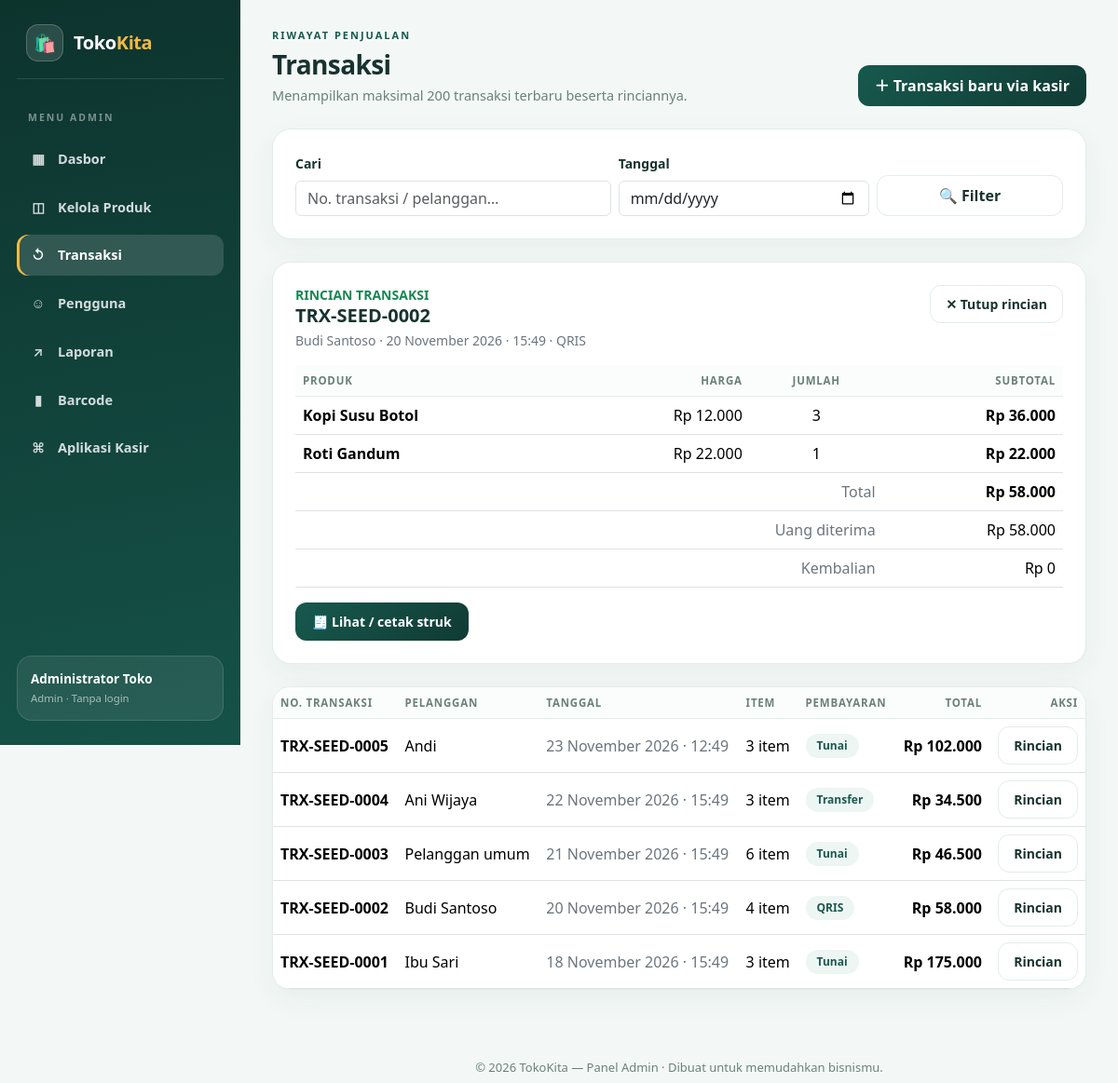
Screenshot of /admin/transaksi.php?detail=2 with the database file from the repository.
### tables this page shows
CREATE TABLE sales (
    id INT UNSIGNED AUTO_INCREMENT PRIMARY KEY,
    invoice VARCHAR(40) NOT NULL UNIQUE,
    customer VARCHAR(120) NOT NULL DEFAULT 'Pelanggan umum',
    payment_method VARCHAR(30) NOT NULL,
    total DECIMAL(12,2) NOT NULL,
    paid DECIMAL(12,2) NOT NULL,
    change_amount DECIMAL(12,2) NOT NULL DEFAULT 0,
    created_at TIMESTAMP NOT NULL DEFAULT CURRENT_TIMESTAMP,
    INDEX idx_sales_created (created_at)
);

CREATE TABLE sale_items (
    id INT UNSIGNED AUTO_INCREMENT PRIMARY KEY,
    sale_id INT UNSIGNED NOT NULL,
    product_id INT UNSIGNED NULL,
    product_name VARCHAR(160) NOT NULL,
    price DECIMAL(12,2) NOT NULL,
    cost DECIMAL(12,2) NOT NULL,
    quantity INT UNSIGNED NOT NULL,
    subtotal DECIMAL(12,2) NOT NULL,
    CONSTRAINT fk_sale_items_sale FOREIGN KEY (sale_id) REFERENCES sales(id) ON DELETE CASCADE,
    CONSTRAINT fk_sale_items_product FOREIGN KEY (product_id) REFERENCES products(id) ON DELETE SET NULL,
    INDEX idx_items_product (product_id)
);

### template/auth.php (called while the page is built, shortened)
<?php
if (!function_exists('h')) {
    function h($value): string
    {
        return htmlspecialchars((string) $value, ENT_QUOTES | ENT_SUBSTITUTE, 'UTF-8');
    }
}
if (!function_exists('money')) {
    function money($value): string
    {
        return 'Rp ' . number_format((float) $value, 0, ',', '.');
    }
}
if (!function_exists('indoDate')) {
    function indoDate(string $date, bool $time = false): string
    {
        $months = [1 => 'Januari', 'Februari', 'Maret', 'April', 'Mei', 'Juni', 'Juli', 'Agustus', 'September', 'Oktober', 'November', 'Desember'];
        $t = strtotime($date);
        return date('j', $t) . ' ' . $months[(int) date('n', $t)] . ' ' . date('Y', $t) . ($time ? ' · ' . date('H:i', $t) : '');
    }
}
if (!function_exists('isValidDate')) {
    function isValidDate(string $date): bool
    {
        $d = DateTime::createFromFormat('!Y-m-d', $date);
        return $d !== false && $d->format('Y-m-d') === $date;
    }
}

### admin/transaksi.php (the view, shortened to what this page needs)
<?php
require __DIR__ . '/../template/config.php';
require __DIR__ . '/../template/auth.php';
$q = trim((string) ($_GET['q'] ?? ''));
$filterDate = (string) ($_GET['date'] ?? '');
if (!isValidDate($filterDate)) {
    $filterDate = '';
}
$where = [];
$params = [];
$sql = 'SELECT s.*, (SELECT SUM(quantity) FROM sale_items WHERE sale_id = s.id) AS item_count FROM sales s'
    . ($where ? ' WHERE ' . implode(' AND ', $where) : '')
    . ' ORDER BY s.id DESC LIMIT 200';
$stmt = $koneksi->prepare($sql);
$stmt->execute($params);
$sales = $stmt->fetchAll();
$detailId = filter_var($_GET['detail'] ?? '', FILTER_VALIDATE_INT, ['options' => ['min_range' => 1]]);
$detailSale = null;
$detailItems = [];
if ($detailId) {
    $stmt = $koneksi->prepare('SELECT * FROM sales WHERE id = ?');
    $stmt->execute([$detailId]);
    $detailSale = $stmt->fetch();
    if ($detailSale) {
        $stmt = $koneksi->prepare('SELECT * FROM sale_items WHERE sale_id = ? ORDER BY id');
        $stmt->execute([$detailId]);
        $detailItems = $stmt->fetchAll();
    }
}
require __DIR__ . '/_layout_top.php';
?>
    <div class="page-head">
        <div>
            <div class="eyebrow">RIWAYAT PENJUALAN</div>
            <h1>Transaksi</h1>
            <p>Menampilkan maksimal 200 transaksi terbaru beserta rinciannya.</p>
        </div>
        <a class="btn btn-brand" href="../index.php?page=pos">＋ Transaksi baru via kasir</a>
    </div>
    <div class="card-soft p-4 mb-4">
        <form method="get" class="row g-2 align-items-end">
            <div class="col-md-5">
                <label class="form-label small fw-bold">Cari</label>
                <input class="form-control" type="search" name="q" value="<?= h($q) ?>" placeholder="No. transaksi / pelanggan…">
            </div>
            <div class="col-md-4">
                <label class="form-label small fw-bold">Tanggal</label>
                <input class="form-control" type="date" name="date" value="<?= h($filterDate) ?>">
            </div>
            <div class="col-md-3 d-grid">
                <button class="btn btn-ghost-soft" type="submit">🔍 Filter</button>
            </div>
        </form>
    </div>
    <?php if ($detailSale): ?>
        <div class="card-soft p-4 mb-4">
            <div class="d-flex justify-content-between align-items-start flex-wrap gap-2">
                <div>
                    <div class="eyebrow small fw-bold text-success">RINCIAN TRANSAKSI</div>
                    <h5 class="fw-bold mb-1"><?= h($detailSale['invoice']) ?></h5>
                    <div class="text-secondary small"><?= h($detailSale['customer']) ?> · <?= h(indoDate($detailSale['created_at'], true)) ?> · <?= h($detailSale['payment_method']) ?></div>
                </div>
                <a class="btn btn-sm btn-ghost-soft" href="transaksi.php">✕ Tutup rincian</a>
            </div>
            <div class="table-responsive mt-3">
                <table class="table align-middle mb-0">
                    <thead><tr><th>PRODUK</th><th class="text-end">HARGA</th><th class="text-center">JUMLAH</th><th class="text-end">SUBTOTAL</th></tr></thead>
                    <tbody>
                    <?php foreach ($detailItems as $item): ?>
                        <tr>
                            <td><strong><?= h($item['product_name']) ?></strong></td>
                            <td class="text-end"><?= money($item['price']) ?></td>
                            <td class="text-center"><?= (int) $item['quantity'] ?></td>
                            <td class="text-end fw-bold"><?= money($item['subtotal']) ?></td>
                        </tr>
                    <?php endforeach; ?>
                    </tbody>
                    <tfoot>
                    <tr><td colspan="3" class="text-end text-secondary">Total</td><td class="text-end fw-bold"><?= money($detailSale['total']) ?></td></tr>
                    <tr><td colspan="3" class="text-end text-secondary">Uang diterima</td><td class="text-end"><?= money($detailSale['paid']) ?></td></tr>
                    <tr><td colspan="3" class="text-end text-secondary">Kembalian</td><td class="text-end"><?= money($detailSale['change_amount']) ?></td></tr>
                    </tfoot>
                </table>
            </div>
            <a class="btn btn-sm btn-brand mt-3" href="../index.php?page=receipt&id=<?= (int) $detailSale['id'] ?>" target="_blank">🧾 Lihat / cetak struk</a>
        </div>
    <?php endif; ?>
    <div class="card-soft p-0 overflow-hidden">
        <div class="table-responsive">
            <table class="table align-middle mb-0">
                <thead>
                <tr>
                    <th>NO. TRANSAKSI</th>
                    <th>PELANGGAN</th>
                    <th>TANGGAL</th>
                    <th>ITEM</th>
                    <th>PEMBAYARAN</th>
                    <th class="text-end">TOTAL</th>
                    <th class="text-end">AKSI</th>
                </tr>
                </thead>
                <tbody>
                <?php foreach ($sales as $row): ?>
                    <tr>
                        <td><strong><?= h($row['invoice']) ?></strong></td>
                        <td><?= h($row['customer']) ?></td>
                        <td class="text-secondary"><?= h(indoDate($row['created_at'], true)) ?></td>
                        <td><?= (int) $row['item_count'] ?> item</td>
                        <td><span class="pill"><?= h($row['payment_method']) ?></span></td>
                        <td class="text-end fw-bold"><?= money($row['total']) ?></td>
                        <td class="text-end"><a class="btn btn-sm btn-ghost-soft" href="transaksi.php?detail=<?= (int) $row['id'] ?>">Rincian</a></td>
                    </tr>
                <?php endforeach; ?>
                </tbody>
            </table>
        </div>
    </div>
<?php require __DIR__ . '/_layout_bottom.php'; ?>

### admin/assets/admin.css (style rules this page uses)
:root { --brand: #103b34; --brand-2: #17594e; --accent: #f4b942; --ink: #18332f; --muted: #6b8079; --line: #e3ece9; --bg: #f3f8f6; }
body { background: var(--bg); color: var(--ink); font-family: 'Segoe UI', 'DM Sans', system-ui, -apple-system, sans-serif; min-height: 100vh; }
a { text-decoration: none; }
.page-head { display: flex; justify-content: space-between; align-items: flex-end; gap: 16px; flex-wrap: wrap; margin-bottom: 24px; }
.page-head .eyebrow { font-size: 11px; letter-spacing: 2px; font-weight: 800; color: var(--brand-2); margin-bottom: 6px; }
.page-head h1 { font-size: 28px; font-weight: 800; letter-spacing: -.6px; margin: 0; }
.page-head p { color: var(--muted); margin: 6px 0 0; font-size: 14.5px; }
.card-soft { background: #fff; border: 1px solid var(--line); border-radius: 20px; box-shadow: 0 10px 30px rgba(16, 59, 52, .05); }
.pill { display: inline-flex; align-items: center; gap: 6px; border-radius: 999px; padding: 4px 12px; font-size: 12px; font-weight: 700; background: #eef6f3; color: var(--brand-2); }
.table thead th { font-size: 11.5px; letter-spacing: .8px; color: var(--muted); font-weight: 800; border-bottom: 1px solid var(--line); background: #fbfdfc; }
.table td { vertical-align: middle; }
.btn-brand { background: linear-gradient(135deg, var(--brand-2), var(--brand)); color: #fff; border: 0; border-radius: 12px; font-weight: 700; padding: 10px 18px; }
.btn-ghost-soft { border: 1.5px solid var(--line); background: #fff; color: var(--ink); border-radius: 12px; font-weight: 600; padding: 9px 16px; }

### rows the page displays
sales: invoice "TRX-SEED-0002", customer "Budi Santoso", created_at "20 November 2026 · 15:49", payment_method "QRIS", total "Rp 58.000", paid "Rp 58.000", change_amount "Rp 0", item_count "4"
sale_items: product_name "Kopi Susu Botol", price "Rp 12.000", quantity "3", subtotal "Rp 36.000"
sale_items: product_name "Roti Gandum", price "Rp 22.000", quantity "1", subtotal "Rp 22.000"
sales: invoice "TRX-SEED-0005", customer "Andi", created_at "23 November 2026 · 12:49", item_count "3", payment_method "Tunai", total "Rp 102.000"
sales: invoice "TRX-SEED-0004", customer "Ani Wijaya", created_at "22 November 2026 · 15:49", item_count "3", payment_method "Transfer", total "Rp 34.500"
sales: invoice "TRX-SEED-0003", customer "Pelanggan umum", created_at "21 November 2026 · 15:49", item_count "6", payment_method "Tunai", total "Rp 46.500"
sales: invoice "TRX-SEED-0001", customer "Ibu Sari", created_at "18 November 2026 · 15:49", item_count "3", payment_method "Tunai", total "Rp 175.000"

### other values shown
$ico "▦"
$label "Dasbor"
$ico "◫"
$label "Kelola Produk"
$ico "↺"
$label "Transaksi"
$ico "☺"
$label "Pengguna"
$ico "↗"
$label "Laporan"
$ico "▮"
$label "Barcode"
$ico "⌘"
$label "Aplikasi Kasir"
$user['nama'] "Administrator Toko"
